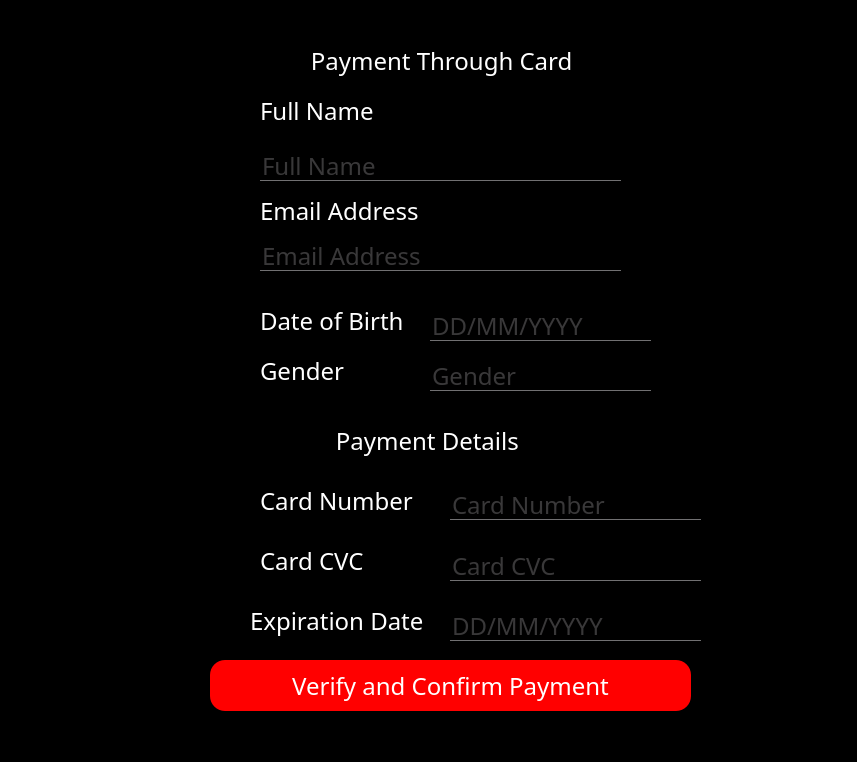
<?xml version="1.0" encoding="UTF-8"?>
<ui version="4.0">
 <class>Form</class>
 <widget class="QWidget" name="Form">
  <property name="geometry">
   <rect>
    <x>0</x>
    <y>0</y>
    <width>857</width>
    <height>762</height>
   </rect>
  </property>
  <property name="windowTitle">
   <string>Payment Through Card</string>
  </property>
  <property name="windowIcon">
   <iconset theme="Payment">
    <normaloff>.</normaloff>.</iconset>
  </property>
  <property name="styleSheet">
   <string notr="true">*{
background:rgba;
font-family:century gothic;
font-size:24px;
}
QFrame
{
background:rgba;
border-radius:15px
}
QPushButton
{
background:red;
border-radius:60px;
}
QToolButton
{
background:red;
border-radius:60px;
}
QLabel
{
color:white;
background:transparent;
}
QPushButton
{
color:white;
border-radius:15px;
}
QPushButton:hover
{
color:#333;
border-radius:15px;
background:#49ebff;
}
QLineEdit
{
background:transparent;
border:none;
color:#717072;
border-bottom:1px solid #717072
}
</string>
  </property>
  <widget class="QFrame" name="frame">
   <property name="geometry">
    <rect>
     <x>180</x>
     <y>10</y>
     <width>561</width>
     <height>701</height>
    </rect>
   </property>
   <property name="frameShape">
    <enum>QFrame::StyledPanel</enum>
   </property>
   <property name="frameShadow">
    <enum>QFrame::Raised</enum>
   </property>
   <widget class="QLabel" name="label">
    <property name="geometry">
     <rect>
      <x>0</x>
      <y>30</y>
      <width>541</width>
      <height>41</height>
     </rect>
    </property>
    <property name="styleSheet">
     <string notr="true">QLabel{
background:red;
};</string>
    </property>
    <property name="text">
     <string>                     Payment Through Card</string>
    </property>
   </widget>
   <widget class="QPushButton" name="verifybtn">
    <property name="geometry">
     <rect>
      <x>30</x>
      <y>650</y>
      <width>481</width>
      <height>51</height>
     </rect>
    </property>
    <property name="text">
     <string>Verify and Confirm Payment</string>
    </property>
   </widget>
   <widget class="QLabel" name="label_2">
    <property name="geometry">
     <rect>
      <x>80</x>
      <y>180</y>
      <width>171</width>
      <height>41</height>
     </rect>
    </property>
    <property name="text">
     <string>Email Address</string>
    </property>
   </widget>
   <widget class="QLabel" name="label_4">
    <property name="geometry">
     <rect>
      <x>0</x>
      <y>410</y>
      <width>541</width>
      <height>41</height>
     </rect>
    </property>
    <property name="styleSheet">
     <string notr="true">QLabel{
background:red;
};</string>
    </property>
    <property name="text">
     <string>                         Payment Details</string>
    </property>
   </widget>
   <widget class="QLabel" name="label_5">
    <property name="geometry">
     <rect>
      <x>80</x>
      <y>80</y>
      <width>141</width>
      <height>41</height>
     </rect>
    </property>
    <property name="text">
     <string>Full Name</string>
    </property>
   </widget>
   <widget class="QLineEdit" name="email">
    <property name="geometry">
     <rect>
      <x>80</x>
      <y>230</y>
      <width>361</width>
      <height>31</height>
     </rect>
    </property>
    <property name="text">
     <string/>
    </property>
    <property name="placeholderText">
     <string notr="true">Email Address</string>
    </property>
   </widget>
   <widget class="QLabel" name="label_3">
    <property name="geometry">
     <rect>
      <x>80</x>
      <y>470</y>
      <width>171</width>
      <height>41</height>
     </rect>
    </property>
    <property name="text">
     <string>Card Number</string>
    </property>
   </widget>
   <widget class="QLineEdit" name="card_num">
    <property name="geometry">
     <rect>
      <x>270</x>
      <y>479</y>
      <width>251</width>
      <height>31</height>
     </rect>
    </property>
    <property name="placeholderText">
     <string>Card Number</string>
    </property>
   </widget>
   <widget class="QLabel" name="label_7">
    <property name="geometry">
     <rect>
      <x>80</x>
      <y>530</y>
      <width>171</width>
      <height>41</height>
     </rect>
    </property>
    <property name="text">
     <string>Card CVC</string>
    </property>
   </widget>
   <widget class="QLabel" name="label_8">
    <property name="geometry">
     <rect>
      <x>70</x>
      <y>590</y>
      <width>181</width>
      <height>41</height>
     </rect>
    </property>
    <property name="text">
     <string>Expiration Date</string>
    </property>
   </widget>
   <widget class="QLineEdit" name="card_cvc">
    <property name="geometry">
     <rect>
      <x>270</x>
      <y>540</y>
      <width>251</width>
      <height>31</height>
     </rect>
    </property>
    <property name="placeholderText">
     <string>Card CVC</string>
    </property>
   </widget>
   <widget class="QLabel" name="label_15">
    <property name="geometry">
     <rect>
      <x>80</x>
      <y>340</y>
      <width>101</width>
      <height>41</height>
     </rect>
    </property>
    <property name="text">
     <string>Gender</string>
    </property>
   </widget>
   <widget class="QLabel" name="label_6">
    <property name="geometry">
     <rect>
      <x>80</x>
      <y>290</y>
      <width>151</width>
      <height>41</height>
     </rect>
    </property>
    <property name="text">
     <string>Date of Birth</string>
    </property>
   </widget>
   <widget class="QLineEdit" name="dob">
    <property name="geometry">
     <rect>
      <x>250</x>
      <y>300</y>
      <width>221</width>
      <height>31</height>
     </rect>
    </property>
    <property name="text">
     <string/>
    </property>
    <property name="placeholderText">
     <string notr="true">DD/MM/YYYY</string>
    </property>
   </widget>
   <widget class="QLineEdit" name="gender">
    <property name="geometry">
     <rect>
      <x>250</x>
      <y>350</y>
      <width>221</width>
      <height>31</height>
     </rect>
    </property>
    <property name="text">
     <string/>
    </property>
    <property name="placeholderText">
     <string notr="true">Gender</string>
    </property>
   </widget>
   <widget class="QLineEdit" name="expdate">
    <property name="geometry">
     <rect>
      <x>270</x>
      <y>600</y>
      <width>251</width>
      <height>31</height>
     </rect>
    </property>
    <property name="text">
     <string/>
    </property>
    <property name="placeholderText">
     <string notr="true">DD/MM/YYYY</string>
    </property>
   </widget>
  </widget>
  <widget class="QLineEdit" name="fname">
   <property name="geometry">
    <rect>
     <x>260</x>
     <y>150</y>
     <width>361</width>
     <height>31</height>
    </rect>
   </property>
   <property name="text">
    <string/>
   </property>
   <property name="placeholderText">
    <string>Full Name</string>
   </property>
  </widget>
 </widget>
 <resources/>
 <connections/>
</ui>
